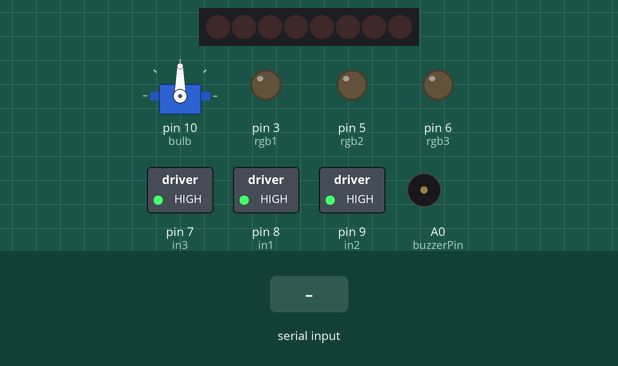
The sketch below on a simulated Arduino Uno, built with avr-gcc and run on an emulated ATmega328P. Parts: 8 shift-register outputs drawn as a row of LEDs (first output left, lit = HIGH), servo, switched loads named in the sketch (green lamp = pin HIGH), output pins drawn as LEDs (lit = HIGH), buzzer (waves = sounding, pin HIGH). Wiring (inferred from the names in the program): shift register (74HC595): data pin 4; shift clock pin 13; latch pin 2. Wiring (inferred from the signals the program sends): row of LEDs: on Q0, Q1, Q2, Q3, Q4, Q5, Q6, Q7. Inputs (shaded band) come from the test bench. Pins used as bus, display or sensor lines are not drawn; what the sketch prints to the serial monitor is not drawn.

Above: at 1.2 s.
1.3 s: "2" received over the second serial link
At 1.7 s:
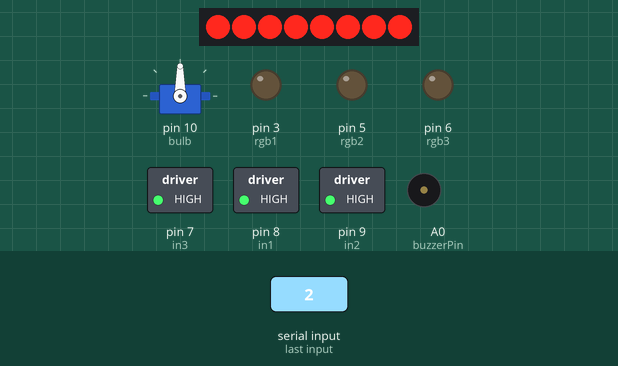
4.3 s: "a" received over the second serial link
At 4.6 s:
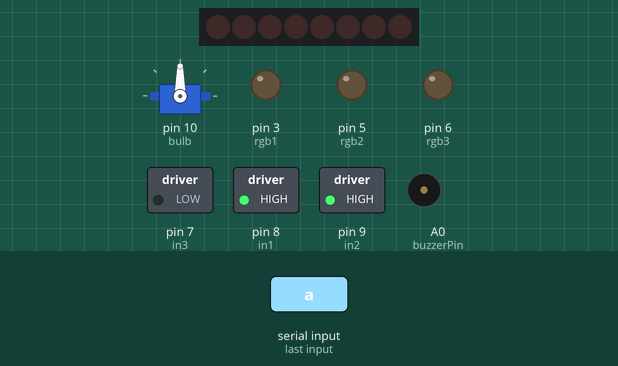
5.8 s: "b" received over the second serial link
At 6.9 s:
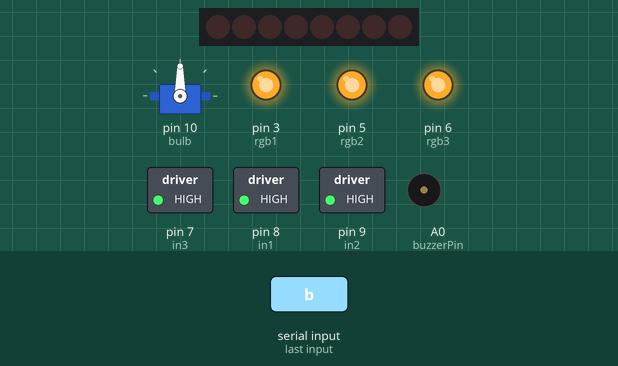
7.3 s: "4" received over the second serial link
At 8.1 s:
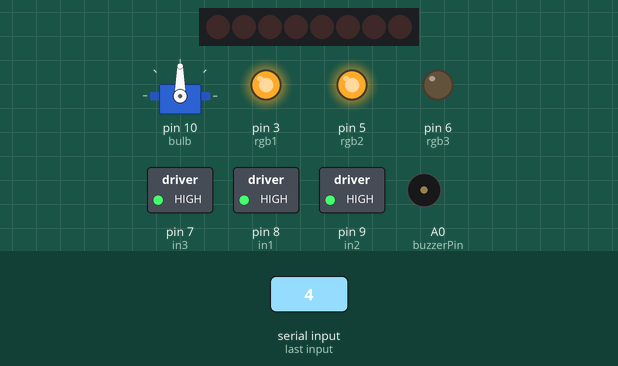
8.8 s: "5" received over the second serial link
At 9.2 s:
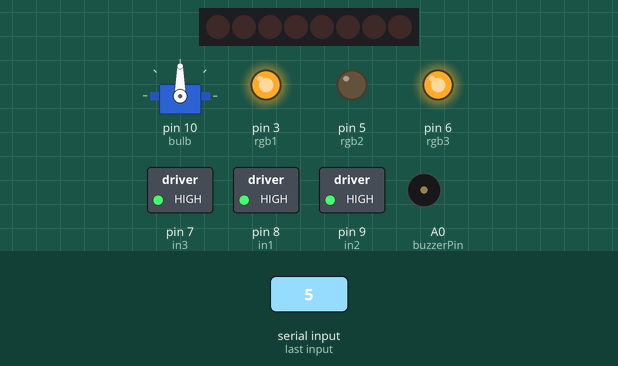
10.3 s: "6" received over the second serial link
At 11.6 s:
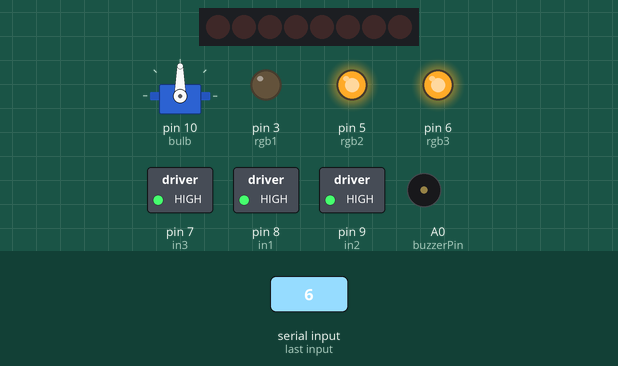
Timing chart, 0 to 12.8 s (numbered marks = the images above; inputs shaded):
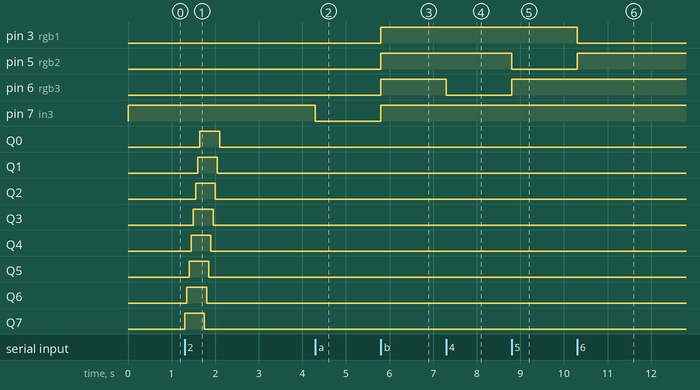

Measured:
- after the input at 1.3 s, Q0: LOW → HIGH after 0.35 s, → LOW 0.45 s later; Q1: LOW → HIGH after 0.30 s, → LOW 0.45 s later; Q2: LOW → HIGH after 0.25 s, → LOW 0.45 s later; Q3: LOW → HIGH after 0.20 s, → LOW 0.45 s later; Q4: LOW → HIGH after 0.15 s, → LOW 0.45 s later
- after the input at 4.3 s, pin 7 (in3): HIGH → LOW at once
- after the input at 5.8 s, pin 3 (rgb1), pin 5 (rgb2), pin 6 (rgb3), pin 7 (in3): LOW → HIGH at once
- after the input at 7.3 s, pin 6 (rgb3): HIGH → LOW at once
- after the input at 8.8 s, pin 5 (rgb2): HIGH → LOW at once; pin 6 (rgb3): LOW → HIGH at once
- after the input at 10.3 s, pin 3 (rgb1): HIGH → LOW at once; pin 5 (rgb2): LOW → HIGH at once

The sketch:

R2_D2_Functions.ino
```cpp
// R2-D2 Functions
// This part of the project is about to receive data accurately from an app which provides collaboration between an Android phone and Arduino Uno is called R2-D2.
// Each of choices on Functions Screen which is the second screen on the app transmits a char from Android phone to a compatible Bluetooth module with Arduino such as HC-O6.
// Using the volatile boolean system makes it easy while transmitting data for controlling R2-D2 replica.
//
// Requirements for this:
//
// A breadboard and a mini breadboard
// Arduino Uno
// A HC-06 bluetooth module(or HC-05)
// A 74HC595 shift register
// A 4 way relay
// A buzzer
// A RGB Led(common anode)
// A MG996R Servo Motor(or any Servo Motor)
// Learning Servo library
// Learning SoftwareSerial library
// Optional;
// A Fan(which works with 220V)
// A Plasma Globe(which works with 220V)
// A Bulb(which works with 220V)
//
//
//
// First of all, you have to change HC-06 module name to "Functions" with AT commands for proceeding app with accurate data.
//
// 74HC595 shift register gives you 8 output for 8 leds with 3 pins which controlled with "shiftOut()" and allows you obtain each of led with bytes.
// You can learn connections and pin names if you do not know on here:
// https://learn.adafruit.com/adafruit-arduino-lesson-4-eight-leds/the-74hc595-shift-register
//
// Every note has a unique frequency value and through the range of buzzer frequency you can play whatever song you want.
// My searching suggests that Tone() and noTone() are the best choices for this project.
// Letter notes frequency list:
// A = 440;
// A_=466;
// B =494;
// C=523;
// C_=554;
// D = 622;
// D_=622;
// E = 659;
// F = 698;
// F_=740;
// G = 784;
// G_=830;
// I added Imperial March and Star Wars Main Theme. If you want to change them, you can find another song you like  easily on here:
// http://www.letternoteplayer.com/
//
// 4 way relay is used for controlling with Arduino pins up to 4 object. Choosing object deoend on your replica's sizes.
//
// RGB LED is an adjustable LED with PWM(pulse width modulation) pins to change color is chosen. Blue, red and green are options I used in my replica.
//
// MG996R Servo Motor is for giving the rotary motion to bulb.
//
// Connections:
//
//                         Arduino Uno
// HC-06 module
// RX               -  Pin 12
// TX               -  Pin 11
// VCC              -  5V
// GND              -  GND
// 74HC595 Shift Register
// LatchPin         -  Pin 2
// DataPin          -  Pin 4
// ClockPin         -  Pin 13
// RGB Led
//                  -  Pin 3(pwm)
//                  -  5V
//                  -  Pin 5(pwm)
//                  -  Pin 6(pwm)
// BuzzerPin        -  Analog Pin 0
// 4 Way relay
// In1              -  Pin 8
// In2              -  Pin 9
// In3              -  Pin 7
// Servo
// ServoPin         -  Pin 10

#include <Servo.h>
#include <SoftwareSerial.h>
SoftwareSerial Functions(11,12);// RX | TX
Servo bulb;

volatile boolean Active=false;
volatile boolean Inactive=false;
volatile boolean Blue=false;
volatile boolean Green=false;
volatile boolean Red=false;
volatile boolean Buzzer=false;
volatile boolean Bulb=false;
volatile boolean Plasma_Globe=false;
volatile boolean Fan=false;
volatile boolean Off=false;
volatile boolean Bulb_R=false;
volatile boolean Bulb_L=false;

char c;

const int latch=2;
const int data=4;
const int clocK=13;

const int rgb1=3;
const int rgb2=5;
const int rgb3=6;

const int in1=8;
const int in2=9;
const int in3=7;

const int buzzerPin = A0;
const int Imperial_notes = 60;
const int Main_notes=60;

const int A = 440;
const int A_=466;
const int B =494;
const int C=523;
const int C_=554;
const int D = 622;
const int D_=622;
const int E = 659;
const int F = 698;
const int F_=740;
const int G = 784;
const int G_=830;

byte leds=0;

int Imperial_March[] = {A,A,A,F,C,A,F,C,A,
E,E,E,F,C,G_, F,C,A,
A,A,A,A,G_,G,F_,F,F_,
A_,D_,D,C_,C,B,C,
F,G_,F_,G,C,A,C,E,
A,A,A,A,G_,G,F_,F,F_,
A_,D_,D,C_,C,B,C,
F,G_,F_,C,A,F,C,A};
int Main_theme[]={G ,D ,C ,B ,A ,D ,C ,B,A, D,
C, B, C, A, D, D, G, D,
C, B, A, D ,C, B, A, D, C, B, C, A, D, D, E,
E, E, C, B, A, G, G, A, B, A, E, F_, D, D, E,
E, C, B, A, G, D, A, D, D};

void setup() {
 bulb.attach(10);
 Serial.begin(9600);
 Functions.begin(9600);

  pinMode(buzzerPin, OUTPUT);
  pinMode(latch, OUTPUT);
  pinMode(data, OUTPUT);
  pinMode(clocK, OUTPUT);
  pinMode(rgb1, OUTPUT);
  pinMode(rgb2, OUTPUT);
  pinMode(rgb3, OUTPUT);
  pinMode(in1, OUTPUT);
  pinMode(in2, OUTPUT);
  pinMode(in3, OUTPUT);
   digitalWrite(in1,HIGH);
   digitalWrite(in2,HIGH);
   digitalWrite(in3,HIGH);
}

void loop() {
Functions_Control();
}


void Functions_Control(){
  if(Functions.available()){
     c=Functions.read();
    Serial.print(c);

if(c=='2'){
Active=true;
Inactive=false;
Blue=false;
Green=false;
Red=false;
Buzzer=false;
Bulb=false;
Plasma_Globe=false;
Fan=false;
Off=false;
Bulb_R=false;
Bulb_L=false;
     }
else if(c=='3'){
Active=false;
Inactive=true;
Blue=false;
Green=false;
Red=false;
Buzzer=false;
Bulb=false;
Plasma_Globe=false;
Fan=false;
Off=false;
Bulb_R=false;
Bulb_L=false;
     }
else if(c=='4'){
Active=false;
Inactive=false;
Blue=true;
Green=false;
Red=false;
Buzzer=false;
Bulb=false;
Plasma_Globe=false;
Fan=false;
Off=false;
Bulb_R=false;
Bulb_L=false;
     }
else if(c=='5'){
Active=false;
Inactive=false;
Blue=false;
Green=true;
Red=false;
Buzzer=false;
Bulb=false;
Plasma_Globe=false;
Fan=false;
Off=false;
Bulb_R=false;
Bulb_L=false;
}
else if(c=='6'){
Active=false;
Inactive=false;
Blue=false;
Green=false;
Red=true;
Buzzer=false;
Bulb=false;
Plasma_Globe=false;
Fan=false;
Off=false;
Bulb_R=false;
Bulb_L=false;
     }
else if(c=='7'){
Active=false;
Inactive=false;
Blue=false;
Green=false;
Red=false;
Buzzer=true;
Bulb=false;
Plasma_Globe=false;
Fan=false;
Off=false;
Bulb_R=false;
Bulb_L=false;
     }
else if(c=='8'){
Active=false;
Inactive=false;
Blue=false;
Green=false;
Red=false;
Buzzer=false;
Bulb=true;
Plasma_Globe=false;
Fan=false;
Off=false;
Bulb_R=false;
Bulb_L=false;
     }
else if(c=='9'){
Active=false;
Inactive=false;
Blue=false;
Green=false;
Red=false;
Buzzer=false;
Bulb=false;
Plasma_Globe=true;
Fan=false;
Off=false;
Bulb_R=false;
Bulb_L=false;
     }
else if(c=='a'){
Active=false;
Inactive=false;
Blue=false;
Green=false;
Red=false;
Buzzer=false;
Bulb=false;
Plasma_Globe=false;
Fan=true;
Off=false;
Bulb_R=false;
Bulb_L=false;
     }
else if(c=='b'){
Active=false;
Inactive=false;
Blue=false;
Green=false;
Red=false;
Buzzer=false;
Bulb=false;
Plasma_Globe=false;
Fan=false;
Off=true;
Bulb_R=false;
Bulb_L=false;
     }
else if(c=='d'){
 Active=false;
 Inactive=false;
 Blue=false;
 Green=false;
 Red=false;
 Buzzer=false;
 Bulb=false;
 Plasma_Globe=false;
 Fan=false;
 Off=false;
 Bulb_R=true;
 Bulb_L=false;
     }
else if(c=='e'){
 Active=false;
 Inactive=false;
 Blue=false;
 Green=false;
 Red=false;
 Buzzer=false;
 Bulb=false;
 Plasma_Globe=false;
 Fan=false;
 Off=false;
 Bulb_R=false;
 Bulb_L=true;
     }
     if(Active==true){
  knightr();
     }

      if(Inactive==true){
   knightl();
     }
     if(Buzzer==true){
       play();
     }
     if(Blue==true){
       analogWrite(rgb1, 255);
       analogWrite(rgb2, 255);
       analogWrite(rgb3, 0);

     }
     if(Green==true){
       analogWrite(rgb1, 255);
       analogWrite(rgb2 ,0);
       analogWrite(rgb3, 255);

     }
     if(Red==true){
       analogWrite(rgb1, 0);
       analogWrite(rgb2, 255);
       analogWrite(rgb3, 255);
     }
     if(Bulb==true){
      digitalWrite(in1,LOW);
     }
       if(Plasma_Globe==true){
      digitalWrite(in2,LOW);
     }
       if(Fan==true){
      digitalWrite(in3,LOW);
     }
       if(Off==true){
      digitalWrite(in1,HIGH);
      digitalWrite(in2,HIGH);
      digitalWrite(in3,HIGH);
      analogWrite(rgb1, 255);
      analogWrite(rgb2, 255);
      analogWrite(rgb3, 255);
     }
     if(Bulb_R==true){
    do { bulb.write(0);
    delay(50);
    bulb.write(45);
    delay(50);
    bulb.write(90);
    delay(50);}while(Bulb_R==false);
     }
     if(Bulb_L==true){
    do { bulb.write(90);
    delay(50);
    bulb.write(135);
    delay(50);
    bulb.write(180);
    delay(50);}while(Bulb_L==false);
     }


}
}
void knightr(){
  for (int i = 0; i < 8; i++)
  {
    bitSet(leds, i);
    digitalWrite(latch, LOW);
   shiftOut(data, clocK, LSBFIRST, leds);
   digitalWrite(latch, HIGH);
    delay(50);
  }
  for (int i = 8; i >= 0; i--)
{
    bitClear(leds, i);
    digitalWrite(latch, LOW);
   shiftOut(data, clocK, MSBFIRST, leds);
   digitalWrite(latch, HIGH);
    delay(50);
  }
}
void knightl(){
  for (int i = 0; i < 8; i++)
  {
    bitSet(leds, i);
    digitalWrite(latch, LOW);
   shiftOut(data, clocK, MSBFIRST, leds);
   digitalWrite(latch, HIGH);
    delay(50);
  }
  for (int i = 8; i >= 0; i--)
{
    bitClear(leds, i);
    digitalWrite(latch, LOW);
   shiftOut(data, clocK, LSBFIRST, leds);
   digitalWrite(latch, HIGH);
    delay(50);
  }
}

void play(){
  for (int i = 0; i < Imperial_notes; i++)
  {
    tone(buzzerPin, Imperial_March[i]);
    delay(500);
    noTone(buzzerPin);
    delay(20);
  }
  noTone(buzzerPin);

      for (int i = 0; i < Main_notes; i++)
  {
    tone(buzzerPin, Main_theme[i]);
    delay(500);
    noTone(buzzerPin);
    delay(20);
  }
  noTone(buzzerPin);
}
```
